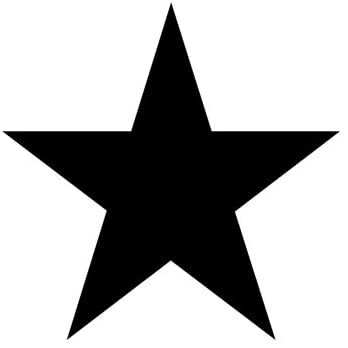
#> input picture star.jpg, 348 x 348 px
$ python main.py
#> lines starting #> are read from the running program, lines starting #| are printed output that depends on the picture; after the words box and inside, x2 and y2 are one past the last pixel; in counts of white or black regions, pixels touching at a corner belong together
#> further down, img is the input picture: shape (348, 348); min 0, max 255, mean 176.8
### active_contour.py
# -*- coding: utf-8 -*-
# @Author: charliegallentine
# @Date:   2020-06-25 22:39:04
# @Last Modified by:   Charlie Gallentine
# @Last Modified time: 2020-06-29 10:27:26

import cv2
import numpy as np
from time import sleep

# Run edge detection on image
def img_laplacian(img):
	return cv2.Canny(img, 30, 150)
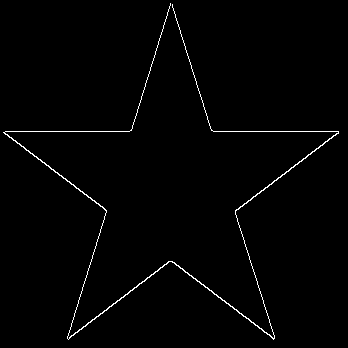
#> returned value: shape (348, 348); 1.2% white in thin lines or dots

# Normalize array to values from 0-1
def norm_0_1(arr):
	maximum = np.amax(arr)

	if maximum == 0:
		return arr

	return arr/np.amax(arr)

def add_border(arr):
	return np.pad(arr, pad_width=2, mode='constant',constant_values=255)
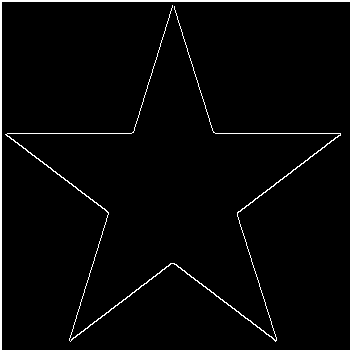
#> returned value: shape (352, 352); 3.5% white; 2 white regions, box (x1, y1, x2, y2) and area: (0, 0, 352, 352) 2800, (5, 5, 341, 342) 1489

class ContourPoint:
	def __init__(self,row,col):
		self.row = row
		self.col = col

		# Must combine energies so that:
		# 	contour grows/shrinks
		# 	contour points remain equidistant
		# 	contour points prioritize lines

		# Total Energies
		self.energies = np.empty((7,7),dtype=float)


	# Draws a single point in the contour
	def draw_point(self,img,val=255,w1=15,w2=4):
		'''Draws a cross on image at point in image'''
		img[self.row-w1//2:self.row+w1//2+1,self.col-w2//2:self.col+w2//2+1] = val
		img[self.row-w2//2:self.row+w2//2+1,self.col-w1//2:self.col+w1//2+1] = val


	# Calculates energies to move points away from each other
	# 	Moves to point which is furthest from all contour points
	def calc_energy_distance(self,contour_r,contour_c,shrink=False):
		r = self.row
		c = self.col

		energy_distance = np.zeros((7,7),dtype=float)

		for i in range(-3,4):
			for j in range(-3,4):
				# (x2 - x1)^2 + (y2 - y1)^2
				energy_distance[i+3,j+3] = np.sum(np.square((r+i) - contour_r) + np.square((c+j) - contour_c))

		if shrink:
			self.energies = np.dstack((self.energies,norm_0_1(energy_distance)))
		else:
			self.energies = np.dstack((self.energies,1.0 - norm_0_1(energy_distance)))


	# Attempts to move points to center of neighbors
	def calc_energy_deviation(self,prior_point,next_point):
		r = self.row
		c = self.col

		energy_deviation = np.zeros((7,7),dtype=float)

		for i in range(-3,4):
			for j in range(-3,4):
				d2n = np.square(r+i - next_point.row) + np.square(c+j - next_point.col)
				d2p = np.square(r+i - prior_point.row) + np.square(c+j - prior_point.col)

				energy_deviation[i+3,j+3] = np.power(np.absolute(d2n - d2p),2)

		self.energies = np.dstack((self.energies,norm_0_1(energy_deviation)),)

	# Pulls contour to higher values on grayscale image
	def calc_energy_gradient(self, img,to_low=False):
		r = self.row
		c = self.col

		energy_gradient = np.zeros((7,7),dtype=float)

		for i in range(-3,4):
			for j in range(-3,4):
				energy_gradient[i+3,j+3] = np.square(img[r+i,c+j])

		if to_low:
			self.energies = np.dstack((self.energies,norm_0_1(energy_gradient)))
		else:
			self.energies = np.dstack((self.energies,1.0 - norm_0_1(energy_gradient)))

	# add all energies in contour
	def add_energies(self):
		self.energies = np.sum(self.energies,axis=2)


	def adjust_point(self):
		minimum_energy = np.argmin(self.energies)

		# 0,0 : 0,1 : 0,2 : 0,3 : 0,4 : 0,5 : 0,6
		# 1,0 : 1,1 : 1,2 : 1,3 : 1,4 : 1,5 : 1,6
		# 2,0 : 2,1 : 2,2 : 2,3 : 2,4 : 2,5 : 2,6
		# 3,0 : 3,1 : 3,2 : 3,3 : 3,4 : 3,5 : 3,6
		# 4,0 : 4,1 : 4,2 : 4,3 : 4,4 : 4,5 : 4,6
		# 5,0 : 5,1 : 5,2 : 5,3 : 5,4 : 5,5 : 5,6
		# 6,0 : 6,1 : 6,2 : 6,3 : 6,4 : 6,5 : 6,6

		# Add row adjustment, is shift from center, 3,3 on 7x7 kernel
		self.row += minimum_energy//7 - 3
		# Add column adjustment, same deal as row adjust
		self.col += minimum_energy%7 - 3

class Contour:
	def __init__(self, contour=None):
		self.contour = []
		self.contour_r = []
		self.contour_c = []
		self.average_distance = 0.0

		if contour != None:
			for point in contour:
				self.contour_r.append(point[0])
				self.contour_c.append(point[1])
				self.contour.append(ContourPoint(point[0],point[1]))

			self.contour_r = np.array(self.contour_r)
			self.contour_c = np.array(self.contour_c)
			self.contour = np.array(self.contour)

			tmp_r = np.roll(np.copy(self.contour_r),1)
			tmp_c = np.roll(np.copy(self.contour_c),1)

			self.average_distance = np.average(np.sqrt(np.power(self.contour_r-tmp_r,2)+np.power(self.contour_c-tmp_c,2)))


	def draw_contour(self,img,val=255,w1=15,w2=2):
		'''Draws each point in contour and line between them'''
		for i in range(len(self.contour)):

			self.contour[i].draw_point(img)

			cv2.line(
				img,
				(self.contour_c[i],self.contour_r[i]),
				(self.contour_c[(i+1) % len(self.contour_c)],self.contour_r[(i+1) % len(self.contour_r)]),
				val,1)


	def calc_energies(self,img):
		for i,point in enumerate(self.contour):
			next_point = self.contour[(i+1) % len(self.contour)]

			if i == 0:
				prior_point = self.contour[-1]
			else:
				prior_point = self.contour[i-1]

			point.energies = np.zeros((7,7))

			point.calc_energy_distance(self.contour_r, self.contour_c)
			point.calc_energy_deviation(prior_point,next_point)
			point.calc_energy_gradient(img)

			point.add_energies()


	def update_points(self):
		self.contour_r = []
		self.contour_c = []

		for point in self.contour:
			point.adjust_point()

			self.contour_r.append(point.row)
			self.contour_c.append(point.col)

		self.contour_r = np.array(self.contour_r)
		self.contour_c = np.array(self.contour_c)
		self.contour = np.array(self.contour)

		tmp_r = np.roll(np.copy(self.contour_r),1)
		tmp_c = np.roll(np.copy(self.contour_c),1)

		self.average_distance = np.average(np.sqrt(np.power(self.contour_r-tmp_r,2)+np.power(self.contour_c-tmp_c,2)))


	def insert_points(self):
		tmp_contour = []

		for i,point in enumerate(self.contour):
			next_row = (point.row + (self.contour[(i+1) % len(self.contour)].row)) // 2
			next_col = (point.col + (self.contour[(i+1) % len(self.contour)].col)) // 2

			tmp_contour.append(point)
			tmp_contour.append(ContourPoint(next_row,next_col))

		self.contour = tmp_contour
		self.contour_r = []
		self.contour_c = []

		for point in self.contour:
			self.contour_r.append(point.row)
			self.contour_c.append(point.col)

		self.contour_r = np.array(self.contour_r)
		self.contour_c = np.array(self.contour_c)
		self.contour = np.array(self.contour)

		tmp_r = np.roll(np.copy(self.contour_r),1)
		tmp_c = np.roll(np.copy(self.contour_c),1)

		self.average_distance = np.average(np.sqrt(np.power(self.contour_r-tmp_r,2)+np.power(self.contour_c-tmp_c,2)))

### main.py
# -*- coding: utf-8 -*-
# @Author: Charlie Gallentine
# @Date:   2020-06-28 19:52:40
# @Last Modified by:   Charlie Gallentine
# @Last Modified time: 2020-06-28 21:32:12

import cv2
import numpy as np
from time import sleep

from active_contour import *

# Row/Column format
contour_points = [(88,156),(144,151),(170,110),(205,155),(241,155),(189,224),(135,225)]

img = np.array(cv2.imread('star.jpg',0))
lap = np.array(img_laplacian(img))
lap = add_border(lap)

contour = Contour(contour_points)

# Add a ton more points
contour.insert_points()
contour.insert_points()
contour.insert_points()
contour.insert_points()
contour.insert_points()

# Create series of images fitting contour
allimgs = []
for i in range(100):
	lapcpy = np.copy(lap)

#> (the run stopped early here; a loop or call above may not have finished)
